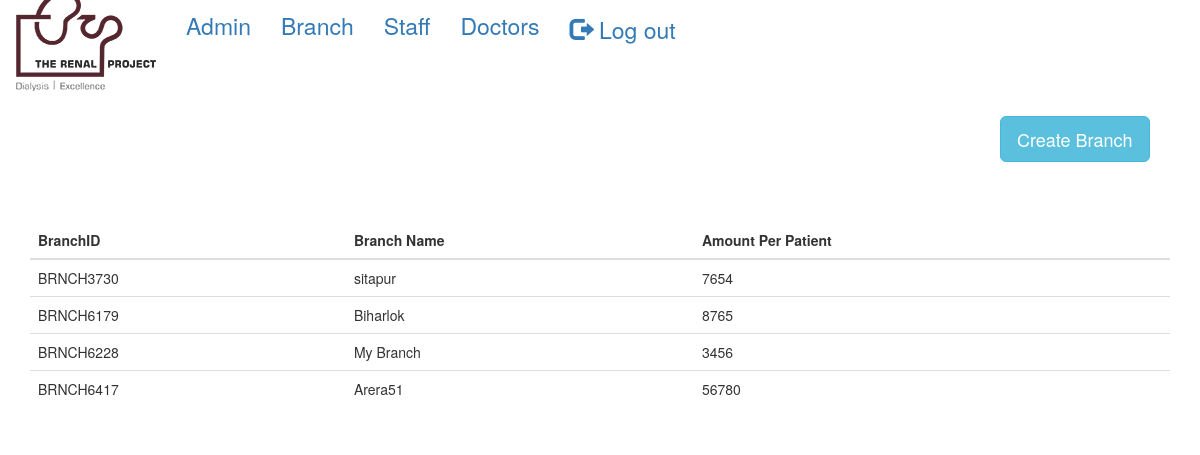
Page /branch.php (signed in) on the committed database.
### tables this page shows
CREATE TABLE `branch` (
  `BranchID` varchar(50) NOT NULL,
  `BranchName` varchar(50) NOT NULL,
  `AmountPerPatient` int(50) NOT NULL
);

### branch.php (the view, shortened to what this page needs)
?><!DOCTYPE html>
<html>
<head>
<link rel="stylesheet" href="css\animate.css">
<link rel="stylesheet" href="css\bootstrap.css">
<link rel="stylesheet" href="css\font-awesome.css">
</head>
<body>
<div >
<div class="navbar " style="background-color:white">
<div class="navbar-header" stylesheet="background-color:black">
<div class="navbar-brand" style="position:relative;top:-10px;"><span>
<a  class="logo" href="index.php" style=><img src="photo/logo.png" class="img img-responsive" style="position:relative;bottom:10px;margin-top:-5px;"></a></span>
</div>
</div>
<div class="navbar-collapse collapse animated slideInLeft" style="font-size:23px;color:white" >
    <ul class="nav navbar-nav">
      <li><a href="admin.php">Admin</a></li>
      <li><a href="branch.php">Branch</a></li>
      <li><a href="staff.php">Staff</a></li>
      <li><a href="doctor.php">Doctors</a></li>
	      <li><a href="logout.php"><span class="glyphicon glyphicon-log-out"></span> Log out</a></li>
    </ul>
	</div>
  </div>
</div>
<br>
<br>
  <button type="button" class="col-sm-offset-10 btn btn-info btn-lg" data-toggle="modal" data-target="#myModal">Create Branch</button>
<br>
<br>
<br>
<br>
<div class="container">
  <table class="table">
    <thead>
      <tr>
        <th>BranchID</th>
        <th>Branch Name</th>
        <th>Amount Per Patient</th>
      </tr>
    </thead>
	<?php
$con=mysqli_connect('localhost','root');
mysqli_select_db($con,'therenalproject');
$qfp="select * from `branch`";
$rfp=mysqli_query($con,$qfp);
$TotalSet=mysqli_num_rows($rfp);
for($j=1;$j<=$TotalSet;$j++){
  $Row=mysqli_fetch_array($rfp);
?>
    <tbody>
      <tr>
        <td><?php echo $Row['BranchID'];?></td>
        <td><?php echo $Row['BranchName'];?></td>
        <td><?php echo $Row['AmountPerPatient'];?></td>
      </tr>
    </tbody>
<?php } ?>
  </table>
</div>
</body>
</body>
</html>

### rows in the picture
branch: BranchID "BRNCH3730", BranchName "sitapur", AmountPerPatient "7654"
branch: BranchID "BRNCH6179", BranchName "Biharlok", AmountPerPatient "8765"
branch: BranchID "BRNCH6228", BranchName "My Branch", AmountPerPatient "3456"
branch: BranchID "BRNCH6417", BranchName "Arera51", AmountPerPatient "56780"
